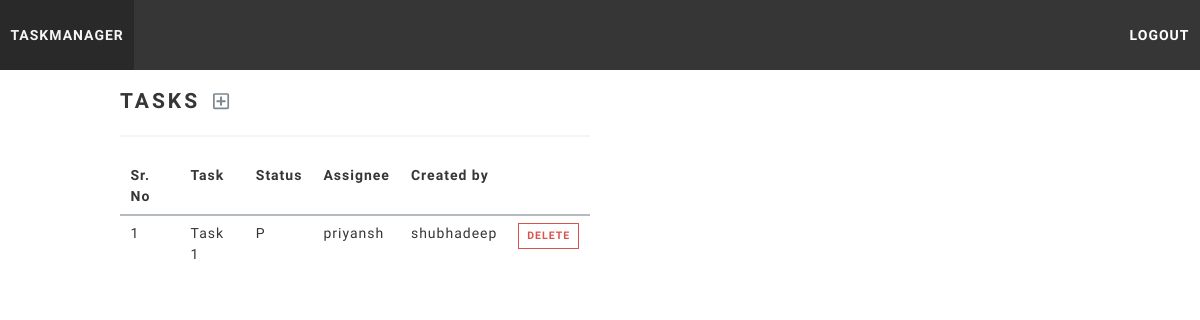
Before: /accounts/home/ (signed in) with the older database file.
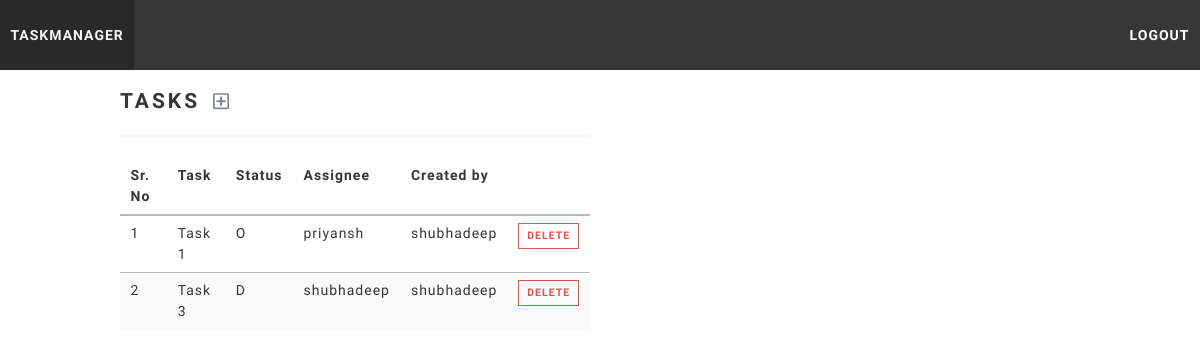
After: the same page with the newer database file.
### tasks/models.py (models this page shows, shortened)
class Task(models.Model):
    STATUS_CHOICES = (
        ('P', 'Planned'),
        ('O', 'Ongoing'),
        ('D', 'Done')
    )
    title = models.CharField(max_length=100)
    description = models.CharField(max_length=300)
    status = models.CharField(max_length=1, choices=STATUS_CHOICES)
    created_date = models.DateField(
        default=timezone.now, blank=True, null=True)
    created_by = models.ForeignKey(
        User, null=True, related_name='task_created_by', on_delete=models.CASCADE)
    assigned_to = models.ForeignKey(
        User, blank=True, null=True, related_name='task_assigned_to', on_delete=models.CASCADE)

### accounts/views.py (the view)
# urls.py: path('home/', views.home_view, name="home"),
@login_required(login_url='accounts:login')
def home_view(request):
    tasks = Task.objects.filter(
        Q(created_by=request.user) | Q(assigned_to=request.user))
    return render(request, 'home.html', {'tasks': tasks})

### accounts/templates/home.html
{% extends 'base_layout.html' %}
{% block content %}
{% include "navbar.html" %}
<div class="container" style="margin-top:20px;">
    <div class="columns">
        <div class="column is-6">
            <h1 class="title is-4">Tasks <a href="{% url 'tasks:create' %}" style="margin-left:5px;"><i class="far fa-plus-square fa-sm"></i></a></h1>
            <hr>
            {% if tasks|length == 0 %}
                <p class="subtitle is-5 has-text-centered">No tasks found.</p>
            {% else %}
                <table class="table is-striped  is-hoverable is-fullwidth">
                    <thead>
                        <tr>
                            <th>Sr. No</th>
                            <th>Task</th>
                            <th>Status</th>
                            <th>Assignee</th>
                            <th>Created by</th>
                            <th></th>
                        </tr>
                    </thead>
                    <tbody>
                        {% for task in tasks %}
                        <tr>
                            <td>{{forloop.counter}}</td>
                            <td>
                                <a href="{% url 'tasks:detail' task.id %}" style="color:#363636;">{{task.title}}</a>
                            </td>
                            <td>{{task.status}}</td>
                            <td>{{task.assigned_to}}</td>
                            <td>{{task.created_by}}</td>
                            <td><a href="{% url 'tasks:delete' task.id %}" class="button is-small is-outlined is-danger">Delete</a></td>
                        </tr>
                        {% endfor %}
                    </tbody>
                </table>
            {% endif %}
        </div>
    </div>
</div>
{% endblock %}

Changed rows visible on the page:
changed Task "Task 1": status "P" → "O"
added Task: title "Task 3", status "D", assigned_to "shubhadeep", created_by "shubhadeep"
